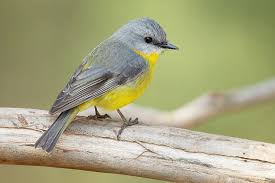
#> input picture computer vision/Image_Colorization/1.jpg, 275 x 183 px
$ python -i pencil.py   (imports and definitions only)
#> lines starting #> are read from the running program, lines starting #| are printed output that depends on the picture
#> further down, picture is the input picture: shape (183, 275, 3); mean B, G, R 127.7, 164.9, 166
import numpy as np
import cv2 as cv
import tkinter as tk
from tkinter import filedialog
from tkinter import messagebox
from PIL import Image,ImageTk

images = {"original":None,"sketch":None}

def open_file():

    file_path = filedialog.askopenfilename()
    if not file_path:
        return
    img = cv.imread(file_path)
    display_image(img,original=True)
    sketch_image = convert_to_sketch(img)
    display_image(sketch_image,original=False)

def convert_to_sketch(img):
    img_gray = cv.cvtColor(img,cv.COLOR_BGR2GRAY)
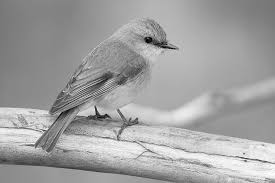
#> img_gray: shape (183, 275); min 0, max 255, mean 161
    img_inverted = cv.bitwise_not(img_gray)
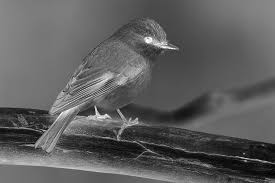
#> img_inverted: shape (183, 275); min 0, max 255, mean 94
    blured_img = cv.GaussianBlur(img_inverted,(21,21),sigmaX=0,sigmaY=0)
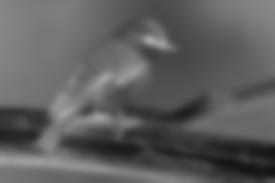
#> blured_img: shape (183, 275); min 17, max 166, mean 94
    img_inverted = cv.bitwise_not(blured_img)
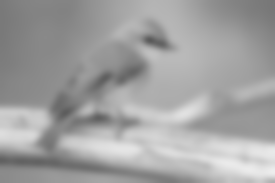
#> img_inverted: shape (183, 275); min 89, max 238, mean 161
    sketch_img = cv.divide(img_gray,img_inverted,scale=256.0)
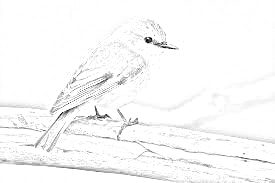
#> sketch_img: shape (183, 275); min 0, max 255, mean 248.3
    return sketch_img


def display_image(img,original):
    img_rgb = cv.cvtColor(img,cv.COLOR_BGR2RGB) if original else img
    img_pil = Image.fromarray(img_rgb)
    img_tk = ImageTk.PhotoImage(image=img_pil)

    if original:
        images["original"] = img_pil
    else:
        images["sketch"] = img_pil

    label = original_image_label if original else sketch_image_label
    label.config(image=img_tk)
    label.image = img_tk

def save_sketch():
    if images["sketch"] is None:
        messagebox.showerror("Error","No sketch to save")
        return
    sketch_filepath = filedialog.askopenfilename(defaultextension="png",filetypes=[("PNG files","*.png")])
    if not sketch_filepath:
        return
    images["sketch"].save(sketch_filepath,"PNG")
    messagebox.showinfo("Saved","Sketch saved to {}".format(sketch_filepath))

# [2 lines not run here, left out]

# [1 line that did not run here, left out]
# [1 line not run here, left out]

# [1 line that did not run here, left out]
# [1 line not run here, left out]
# [1 line that did not run here, left out]
# [1 line not run here, left out]

# [1 line that did not run here, left out]
# [1 line not run here, left out]

# [1 line that did not run here, left out]
# [1 line not run here, left out]

# [1 line that did not run here, left out]
# [3 lines not run here, left out]

>>> import cv2
>>> picture = cv2.imread('../Image_Colorization/1.jpg')
>>> result = convert_to_sketch(picture)
